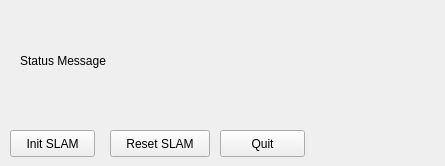
<?xml version="1.0" encoding="UTF-8"?>
<ui version="4.0">
 <class>SysmonWidget</class>
 <widget class="QWidget" name="SysmonWidget">
  <property name="geometry">
   <rect>
    <x>0</x>
    <y>0</y>
    <width>445</width>
    <height>166</height>
   </rect>
  </property>
  <property name="windowTitle">
   <string>SVO</string>
  </property>
  <widget class="QLabel" name="mcptam_info_label">
   <property name="geometry">
    <rect>
     <x>20</x>
     <y>10</y>
     <width>411</width>
     <height>101</height>
    </rect>
   </property>
   <property name="toolTip">
    <string>Current angular velocity</string>
   </property>
   <property name="text">
    <string>Status Message</string>
   </property>
  </widget>
  <widget class="QPushButton" name="button_reset">
   <property name="geometry">
    <rect>
     <x>110</x>
     <y>130</y>
     <width>100</width>
     <height>27</height>
    </rect>
   </property>
   <property name="toolTip">
    <string>Reset velocities to zero</string>
   </property>
   <property name="text">
    <string>Reset SLAM</string>
   </property>
  </widget>
  <widget class="QPushButton" name="button_quit">
   <property name="geometry">
    <rect>
     <x>220</x>
     <y>130</y>
     <width>85</width>
     <height>27</height>
    </rect>
   </property>
   <property name="text">
    <string>Quit</string>
   </property>
  </widget>
  <widget class="QPushButton" name="button_start">
   <property name="geometry">
    <rect>
     <x>10</x>
     <y>130</y>
     <width>85</width>
     <height>27</height>
    </rect>
   </property>
   <property name="text">
    <string>Init SLAM</string>
   </property>
  </widget>
 </widget>
 <resources/>
 <connections/>
</ui>
